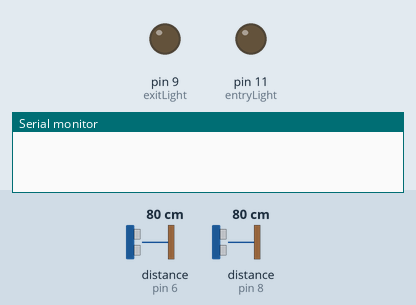
A program run on a simulated Arduino Uno, built with avr-gcc and run on an emulated ATmega328P. Shown: output pins drawn as LEDs (lit = HIGH), the last lines printed to the serial monitor. Wiring (inferred from the names in the program): 2 × ultrasonic range finder: trigger pin 5, echo pin 6 / trigger pin 7, echo pin 8. The inputs (shaded band) are chosen by the test bench; at power-on: distance to the obstacle (sensors on pin 8, pin 6) 80 cm. The echo pulse lasts 58.3 µs per cm; pins used as bus, display or sensor lines are not drawn.

Above: at 1.2 s.
1.3 s: distance to the obstacle (sensor on pin 8) set to 23 cm
2.8 s: distance to the obstacle (sensor on pin 8) set to 19 cm
At 4.0 s:
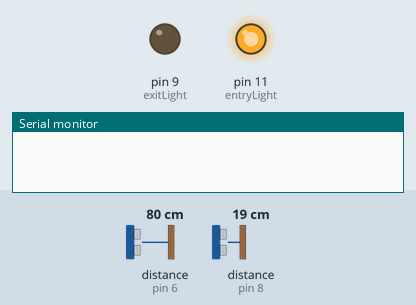
4.3 s: distance to the obstacle (sensor on pin 6) set to 24 cm
5.8 s: distance to the obstacle (sensor on pin 6) set to 19 cm
At 7.0 s:
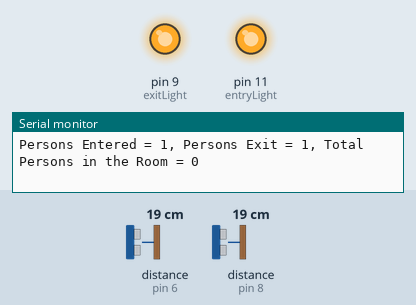
7.3 s: distance to the obstacle (sensor on pin 8) set to 35 cm
At 8.5 s:
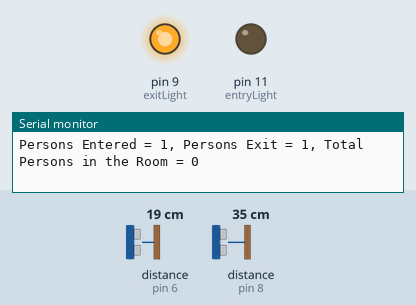
8.8 s: distance to the obstacle (sensor on pin 8) set to 2 cm
At 9.8 s:
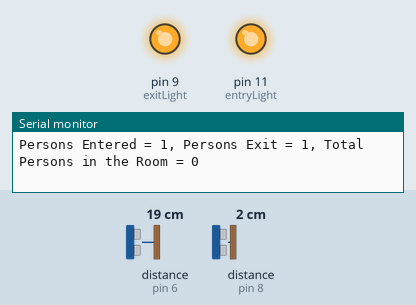
Timing chart, 0 to 11.3 s (numbered marks = the images above; inputs shaded):
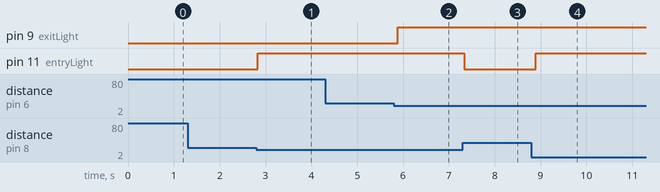

The program:

main.cpp
```cpp
#include <Arduino.h>

void (*resetFunc)(void) = 0; // declaring reset func at address 0
// defining the pins
#define trig2 5
#define echo2 6
#define trig1 7
#define echo1 8
#define entryLight 11
#define exitLight 9
#define GND 10

int d1, d2, distance, i, j, p, q, a = 0;

int lastp=0,lastq = 0;
long int duration;

void Ultrasonic(int trig, int echo)
{
  digitalWrite(trig, LOW);
  delayMicroseconds(2);
  digitalWrite(trig, HIGH);
  delayMicroseconds(10);
  digitalWrite(trig, LOW);
  duration = pulseIn(echo, HIGH);
  distance = 0.034 * duration / 2;
}

void setup()
{
  // put your setup code here, to run once:
  Serial.begin(9600);
  pinMode(trig1, OUTPUT);
  pinMode(echo1, INPUT);
  pinMode(trig2, OUTPUT);
  pinMode(echo2, INPUT);
  pinMode(entryLight, OUTPUT);
  pinMode(exitLight, OUTPUT);
  pinMode(GND, OUTPUT);
}

void loop()
{
  // put your main code here, to run repeatedly:
  a++;
  Ultrasonic(trig1, echo1);
  d1 = distance;

  Ultrasonic(trig2, echo2);
  d2 = distance;

  if (d1 <= 20)
  {
    digitalWrite(entryLight, HIGH);
    i++;
    if (i == 1)
      p++;
    else
      p;
  }
  else
  {
    i = 0;
    digitalWrite(entryLight, LOW);
  }

  if (d2 <= 20)
  {                                // if distance is less than or equal to 20
    digitalWrite(exitLight, HIGH); //
    digitalWrite(GND, LOW);
    j++;
    if (j == 1)
      q++;
    else
      q;
  }
  else
  {
    j = 0;
    digitalWrite(exitLight, LOW);
    digitalWrite(GND, LOW);
  }
  // Serial.println(p);
  // Serial.println(q);
  if ((p - q) < 0)
    resetFunc();

  if (a % 20 == 0) // print after every 2 seconds
  {
    if(lastp != p || lastq != q ){
    lastp = p;
    lastq = q;
    Serial.print("Persons Entered = ");
    Serial.print(p);
    Serial.print(", Persons Exit = ");
    Serial.print(q);
    Serial.print(", Total Persons in the Room = ");
    Serial.println(p - q);
    }

  }
  delay(100);
}
```

Measured:
- the behaviour switches between 22 and 21 cm on distance to the obstacle (sensor on pin 8) (found by bisection; images 0 and 1)
- the behaviour switches between 22 and 21 cm on distance to the obstacle (sensor on pin 6) (found by bisection; images 1 and 2)
- after the input at 1.3 s, every drawn part: stays the same
- after the input at 2.8 s, pin 11 (entryLight): LOW → HIGH at once
- after the input at 4.3 s, every drawn part: stays the same
- after the input at 5.8 s, pin 9 (exitLight): LOW → HIGH after 0.08 s
- after the input at 7.3 s, pin 11 (entryLight): HIGH → LOW at once
- after the input at 8.8 s, pin 11 (entryLight): LOW → HIGH after 0.09 s
